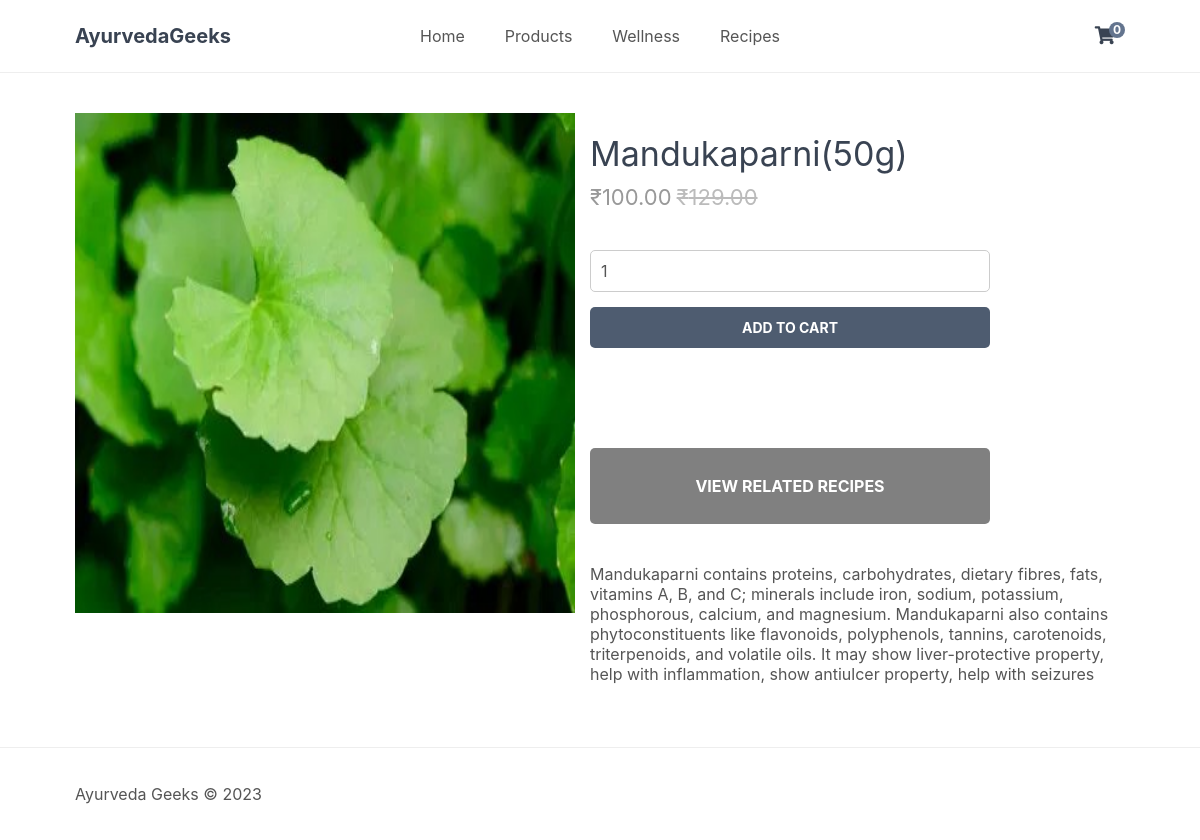
/index.php?page=product&id=15, run on the app's committed database.
### tables this page shows
CREATE TABLE `products` (
  `id` int(11) NOT NULL,
  `name` varchar(200) NOT NULL,
  `desc` text NOT NULL,
  `price` decimal(7,2) NOT NULL,
  `rrp` decimal(7,2) NOT NULL DEFAULT 0.00,
  `quantity` int(11) NOT NULL,
  `img` text NOT NULL,
  `date_added` datetime NOT NULL DEFAULT current_timestamp()
);

### index.php (called while the page is built, shortened)
<?php
include 'functions.php';
$page = isset($_GET['page']) && file_exists($_GET['page'] . '.php') ? $_GET['page'] : 'home';
include $page . '.php';
?>

### product.php (the view, shortened to what this page needs)
<?php
if (isset($_GET['id'])) {
$x=$_GET['id'];
$stmt = mysqli_query($con,"SELECT * FROM products WHERE id='$x'");
$product = mysqli_fetch_array($stmt,MYSQLI_ASSOC);
} else {
exit("Product doesn't exist!");
}
?>
<?=template_header($product['name'])?>
<div class="product content-wrapper">
<img src="imgs/<?=$product['img']?>" width="500" height="500" alt="<?=$product['name']?>">
<div>
<h1 class="name"><?=$product['name']?></h1>
<span class="price">
&#8377;<?=$product['price']?>
<?php if ($product['rrp'] > 0): ?>
<span class="rrp">&#8377;<?=$product['rrp']?></span>
<?php endif; ?>
</span>
<form action="index.php?page=cart" method="post">
<input type="number" name="quantity" value=1 min="1" value="<php?=$product['quantity']?>" placeholder="Quantity" required>
<input type="submit" value="Add To Cart" name="Add_To_Cart">
</form>
<a href="index.php?page=recipesfilter&id=<?=$product['id']?>" class="product" style="text-decoration:none">
<br><form>
    <div style="background: grey; text-align:center;border: 0;width: 400px;padding: 12px 0;text-transform: uppercase;font-size: 14px;
font-weight: bold;border-radius: 5px;cursor: pointer;">
<h3 style="color: #FFFFFF;">View Related Recipes</h3>
</div>
</form>
</a>
<div class="description">
<?=$product['desc']?>
</div>
</div>
</div>
<?=template_footer()?>

### style.css (style rules this page uses)
* { box-sizing: border-box; font-family: -apple-system, BlinkMacSystemFont, "segoe ui", roboto, oxygen, ubuntu, cantarell, "fira sans", "droid sans", "helvetica neue", Arial, sans-serif; font-size: 16px; -webkit-font-smoothing: antialiased; -moz-osx-font-smoothing: grayscale; }
html { height: 100%; }
body { position: relative; min-height: 100%; color: #555555; background-color: #FFFFFF; margin: 0; padding-bottom: 100px; }
h1, h2, h3, h4, h5 { color: #394352; }
.content-wrapper { width: 1050px; margin: 0 auto; }
main > .product { display: flex; padding: 40px 0; }
main > .product > div { padding-left: 15px; }
main > .product h1 { font-size: 34px; font-weight: normal; margin: 0; padding: 20px 0 10px 0; }
main > .product .price { display: block; font-size: 22px; color: #999999; }
main > .product .rrp { color: #BBBBBB; text-decoration: line-through; font-size: 22px; padding-left: 5px; }
main > .product form { display: flex; flex-flow: column; margin: 40px 0; }
main > .product form input[type="number"] { width: 400px; padding: 10px; margin-bottom: 15px; border: 1px solid #ccc; color: #555555; border-radius: 5px; }
main > .product form input[type="submit"] { background: #4e5c70; border: 0; color: #FFFFFF; width: 400px; padding: 12px 0; text-transform: uppercase; font-size: 14px; font-weight: bold; border-radius: 5px; cursor: pointer; }

### data on the page
products: img (picture), name "Mandukaparni(50g)", price "100.00", rrp "129.00", desc "Mandukaparni contains proteins, carbohydrates, dietary fibres, fats, vitamins A, B, and C; minerals include iron, sodium, potassium, phosphorous, calcium, and magnesium. Mandukaparni also contains phytoconstituents like flavonoids, polyphenols, tannins, carotenoids, triterpenoids, and volatile oils. It may show liver-protective property, help with inflammation, show antiulcer property, help with seizures"

### other printed values
$num_items_in_cart "0"
